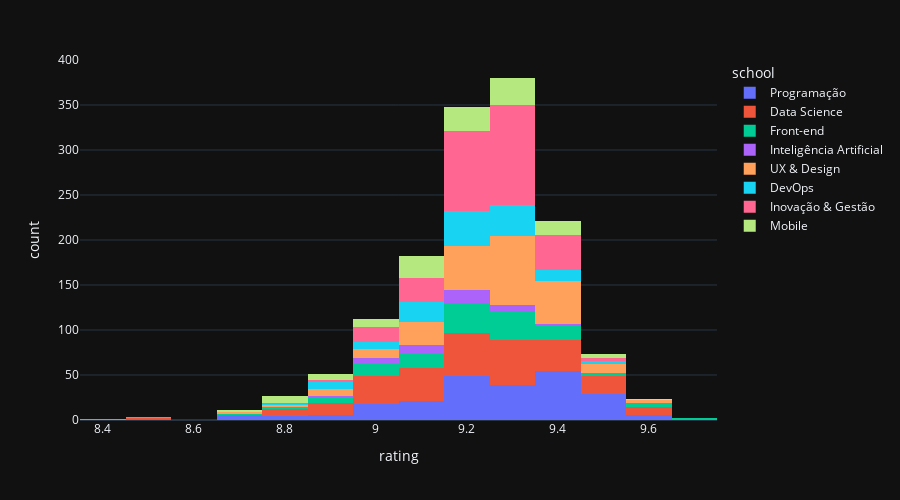

The notebook cell this image was saved under:
### Code cell
px.histogram(df, x="rating", color="school", height=500,
               hover_data=df.columns)

### Figure 1 — Plotly figure (JSON) as saved in the notebook; plotly's stock layout.template omitted (floating-point values rounded to 4 significant figures; data arrays with more than 128 entries replaced by an {"elided": "..."} marker saying what was removed)
{"data": [{"alignmentgroup": "True", "bingroup": "x", "hovertemplate": "school=Programação<br>rating=%{x}<br>count=%{y}<extra></extra>", "legendgroup": "Programação", "marker": {"color": "#636efa", "pattern": {"shape": ""}}, "name": "Programação", "offsetgroup": "Programação", "orientation": "v", "showlegend": true, "type": "histogram", "x": {"elided": "234 float values"}, "xaxis": "x", "yaxis": "y"}, {"alignmentgroup": "True", "bingroup": "x", "hovertemplate": "school=Data Science<br>rating=%{x}<br>count=%{y}<extra></extra>", "legendgroup": "Data Science", "marker": {"color": "#EF553B", "pattern": {"shape": ""}}, "name": "Data Science", "offsetgroup": "Data Science", "orientation": "v", "showlegend": true, "type": "histogram", "x": {"elided": "252 float values"}, "xaxis": "x", "yaxis": "y"}, {"alignmentgroup": "True", "bingroup": "x", "hovertemplate": "school=Front-end<br>rating=%{x}<br>count=%{y}<extra></extra>", "legendgroup": "Front-end", "marker": {"color": "#00cc96", "pattern": {"shape": ""}}, "name": "Front-end", "offsetgroup": "Front-end", "orientation": "v", "showlegend": true, "type": "histogram", "x": [9.3, 9.5, 9.5, 9.6, 9.7, 9.7, 9.3, 9.3, 9.3, 9.4, 9.2, 9.1, 9.2, 9.3, 9.2, 9.3, 9, 9.2, 9.3, 9.1, 9.1, 9.2, 9.1, 9.3, 9.2, 9.2, 9.1, 9.3, 9.3, 9.2, 9.3, 9.6, 9.3, 9.2, 9.4, 9, 9.2, 9.2, 9.3, 9.3, 9.2, 9.1, 9.3, 9.1, 9.2, 9.4, 9.2, 9.2, 9.2, 9.2, 9.3, 9.3, 9.2, 9, 9.1, 9.3, 9, 9, 9.1, 8.8, 9.1, 8.9, 9, 9.1, 9, 8.9, 9.2, 8.7, 9.2, null, 9.2, 9.2, 9.2, 9.1, 9.2, 9.2, 9.1, 9, 9.3, 9.4, 9.2, 9.3, 9.4, 9.3, 9, 9, 9.4, 9.3, 9.2, 9.2, 8.9, 9.3, 9.4, 9.4, 9, 9.4, 9.4, 9.4, 9.4, 9.2, 9.1, 8.9, 9.3, 9.6, 9.6, 9.3, 9.3, 9.2, 9.2, 9.2, 9.4, 9.3, 9.2, 9, 9.3, 9.5, 9.4, 9.4, 9.3, 8.9, 8.9, 9, 9.1, null, 9.4, 9.3, 9.3, 9.3], "xaxis": "x", "yaxis": "y"}, {"alignmentgroup": "True", "bingroup": "x", "hovertemplate": "school=Inteligência Artificial<br>rating=%{x}<br>count=%{y}<extra></extra>", "legendgroup": "Inteligência Artificial", "marker": {"color": "#ab63fa", "pattern": {"shape": ""}}, "name": "Inteligência Artificial", "offsetgroup": "Inteligência Artificial", "orientation": "v", "showlegend": true, "type": "histogram", "x": [8.8, 9.2, 9.3, 9.2, 9.1, 9.1, 9.2, 9.3, 9.4, 9.1, 9.3, 9.1, 9, 9.2, 9.1, 9.2, 9.1, 9.2, 9.2, 9.2, 8.9, 9.1, 9.2, 9.3, 9, 8.8, 9.2, 9.1, 9.4, 8.9, 9.2, 9, 9, 9.3, 9, 9, 9.2, 9.3, 9.3, 9.2, 9.2, 9, 9.1, 9.1], "xaxis": "x", "yaxis": "y"}, {"alignmentgroup": "True", "bingroup": "x", "hovertemplate": "school=UX & Design<br>rating=%{x}<br>count=%{y}<extra></extra>", "legendgroup": "UX & Design", "marker": {"color": "#FFA15A", "pattern": {"shape": ""}}, "name": "UX & Design", "offsetgroup": "UX & Design", "orientation": "v", "showlegend": true, "type": "histogram", "x": {"elided": "235 float values"}, "xaxis": "x", "yaxis": "y"}, {"alignmentgroup": "True", "bingroup": "x", "hovertemplate": "school=DevOps<br>rating=%{x}<br>count=%{y}<extra></extra>", "legendgroup": "DevOps", "marker": {"color": "#19d3f3", "pattern": {"shape": ""}}, "name": "DevOps", "offsetgroup": "DevOps", "orientation": "v", "showlegend": true, "type": "histogram", "x": [9.3, 8.9, 9.2, 9.2, 8.9, 9.1, 9, 9, 9.1, 9.1, 9.4, 9.1, 9.2, 9.1, 9.2, 9.5, 8.9, 9.4, 9.3, 9.2, 9.3, 9.2, 9.2, 9.2, 9.3, 9.2, 9.2, 9, 9.1, 9.2, 9.2, 9.2, 9.3, 9.2, 9.3, 9.3, 9.2, 9.3, 9.4, 9.4, 9.3, 9.3, 9.4, 9.5, 9.5, 9.4, 8.9, 9.1, 9.1, 9.1, 9.1, 9.4, 9.1, 9.3, 9.2, 9.2, 9.3, 9.1, 9.1, 9.2, 9.1, 9, 9.1, 8.9, 9.3, 9.2, 9.3, 9.3, 9.3, 9.3, 9.3, 9.1, 9.3, 9.3, 9.2, 9.2, 9.1, 9.3, 9, 9.2, 8.9, 9.3, 9.2, 9.2, 9.2, 9.2, 9.2, 9.3, 9.3, 9.3, 9.2, 9.2, 9.3, 9.3, 9.2, 9.1, 9, 9.1, 9.5, 9.4, 9.4, 9.2, 8.8, 9.2, 9.3, 9.1, 9.1, 9.2, 9.2, 9, 9.1, 9, 9.3, 9.4, 9.3, 9.3, 8.9, 9.4, 9.2, 9.3, 9.3, 9.2, 9.2, 9.3, 9.4, 9.2, 9.2, 9.3], "xaxis": "x", "yaxis": "y"}, {"alignmentgroup": "True", "bingroup": "x", "hovertemplate": "school=Inovação & Gestão<br>rating=%{x}<br>count=%{y}<extra></extra>", "legendgroup": "Inovação & Gestão", "marker": {"color": "#FF6692", "pattern": {"shape": ""}}, "name": "Inovação & Gestão", "offsetgroup": "Inovação & Gestão", "orientation": "v", "showlegend": true, "type": "histogram", "x": {"elided": "291 float values"}, "xaxis": "x", "yaxis": "y"}, {"alignmentgroup": "True", "bingroup": "x", "hovertemplate": "school=Mobile<br>rating=%{x}<br>count=%{y}<extra></extra>", "legendgroup": "Mobile", "marker": {"color": "#B6E880", "pattern": {"shape": ""}}, "name": "Mobile", "offsetgroup": "Mobile", "orientation": "v", "showlegend": true, "type": "histogram", "x": [9.3, 9.2, 9.1, 9.2, 9.3, 9.3, 9.3, 9.1, 9.2, 9, 9.3, 9.1, 8.9, 8.7, 9.1, 8.8, 9.1, 9, null, 9.2, 9.1, 9.2, 9.1, 9.2, 9.2, 9.3, 8.8, 9.1, 8.8, 9.2, 9.6, 9.5, 9.3, 8.8, 8.8, 9.2, 9.4, 9.3, 9.2, 9.1, 9.2, 8.8, 9.3, 9.4, 9.4, 9.3, 9.1, 9.2, 9.1, 8.9, 8.8, 8.9, 9.2, 9.4, 9.4, 9.3, 9.3, 9.3, 9.2, 9.3, 9.3, 9.5, 9.4, 9.4, 9.4, 9.3, 8.9, 9.1, 9.3, 9.1, 9.2, 9.1, 9, 9.2, 9.2, 9.3, 9.3, 9.3, 9.3, 9.2, 8.9, 9.3, 9.4, 9.2, 9.3, 9.1, 9.3, 9.3, 9.2, 9.2, 8.7, 9.5, 9.5, 9.3, 9.2, 9.3, 9, 9.1, 9.4, 9.1, 9.1, 8.9, 8.8, 9.4, 9.4, 9, 8.9, 9, 9, 9.1, 9.1, 9.1, 9.1, 9.4, 9.1, 9.4, 9.3, 9.3, 9.4, 9.2, 9.2, 9.3, 9, 9.2, 9, 9.1, 9.2, 9.2], "xaxis": "x", "yaxis": "y"}], "layout": {"barmode": "relative", "height": 500, "legend": {"title": {"text": "school"}, "tracegroupgap": 0}, "margin": {"t": 60}, "xaxis": {"anchor": "y", "domain": [0, 1], "title": {"text": "rating"}}, "yaxis": {"anchor": "x", "domain": [0, 1], "title": {"text": "count"}}}}
